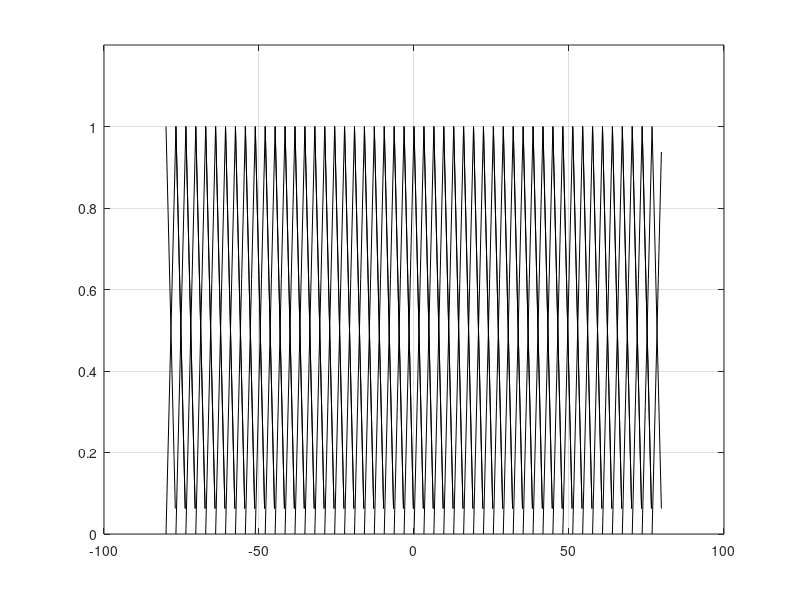

Recreate this plot in MATLAB.
clear;
close all;

grayScaleDerivativeMesh = []; 
smallestValue = -80;
largestValue = 80;
smallestValueOfPDDOFuzzyDerivativeRule = 0;
largestValueOfPDDOFuzzyDerivativeRule = 50;
numOfDivisions = 50;

dx = (largestValue - smallestValue)/numOfDivisions;
for i=0:50
    grayScaleDerivativeMesh=[grayScaleDerivativeMesh, smallestValue+dx*i];
end

figure; 
for i=1:length(grayScaleDerivativeMesh)-2
    a = grayScaleDerivativeMesh(i);
    b = grayScaleDerivativeMesh(i+1);
    c = grayScaleDerivativeMesh(i+2);
    L = a:1:b;
    D = (b-L)/(b-a);
    plot(L,D,'k');
    hold on;
    
    L_left = a:1:b;
    L_right = b:1:c;
    D_left = (L_left-a)/(b-a);
    D_right = (c- L_right)/(c-b);
    D = [D_left,D_right];
    L = [L_left,L_right];
    plot(L,D,'k');
    hold on;
end

a = grayScaleDerivativeMesh(50);
b = grayScaleDerivativeMesh(51);
L = a:1:b;
D = (L-a)/(b-a);
plot(L,D,'k');
grid on;
ylim([0 1.2])
